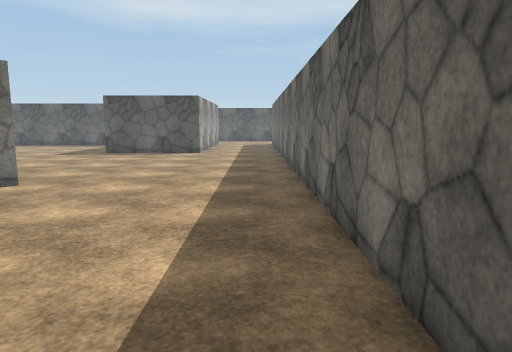
view 1 (above)

18 first-person views from a walk through a scene from a Unity 3-D project. The camera is 1.5 m above the floor, tilts 8° down and sees 70° across. The floor is counted in squares, 1 m on a side. Each view is taken from the middle of a square. On the plan, view 1 faces up. The plan holds only what a view shows up to about 16 squares ahead; the rest is blank. The place goes on beyond the plan. The player is left out. Surface patterns are stand-ins for the level's own textures.

view 2
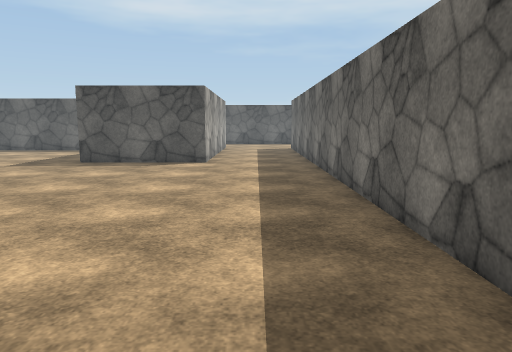

view 3
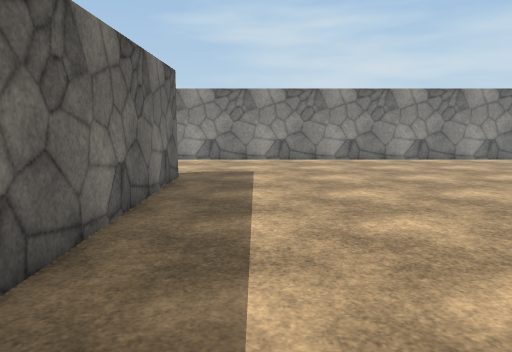

view 4
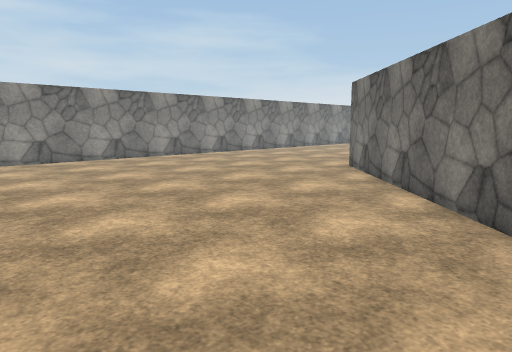

view 5
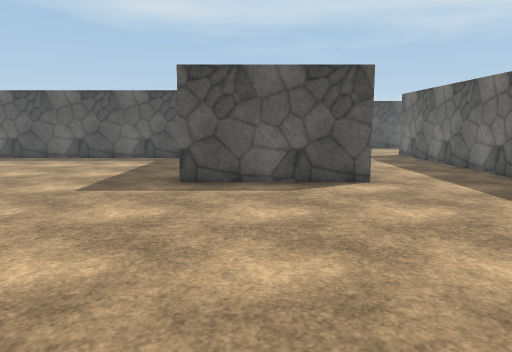

view 6
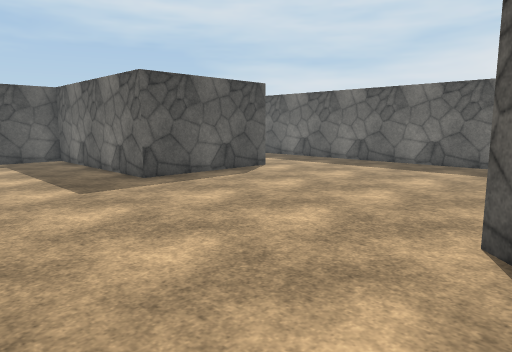

view 7
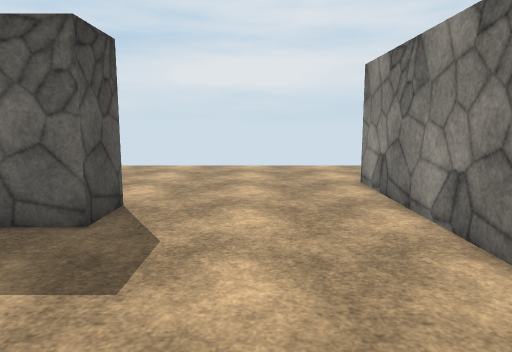

view 8
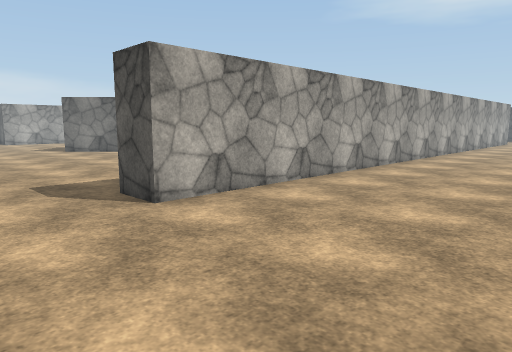

view 9
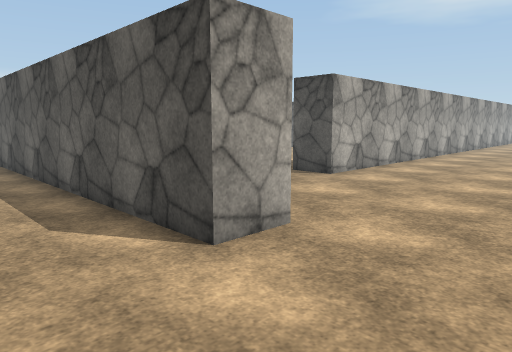

view 10
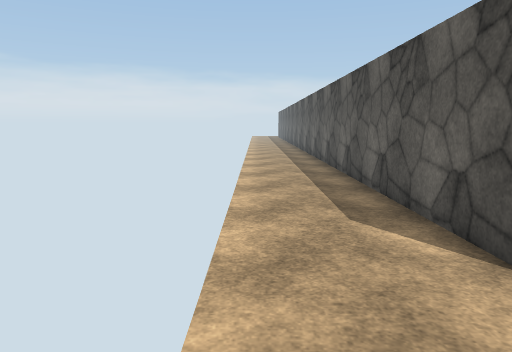

view 11
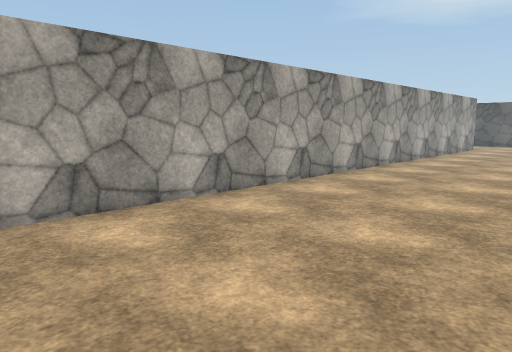

view 12
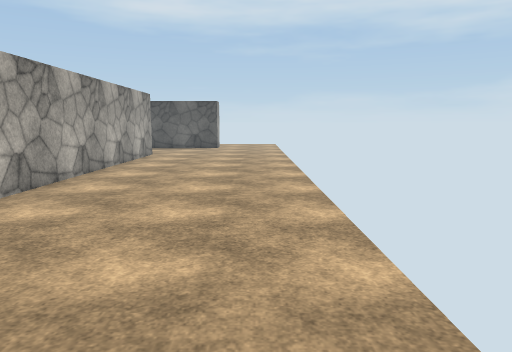

view 13
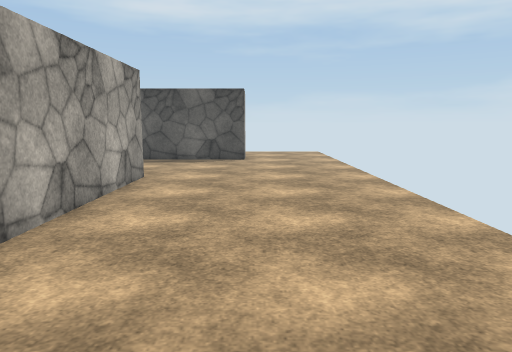

view 14
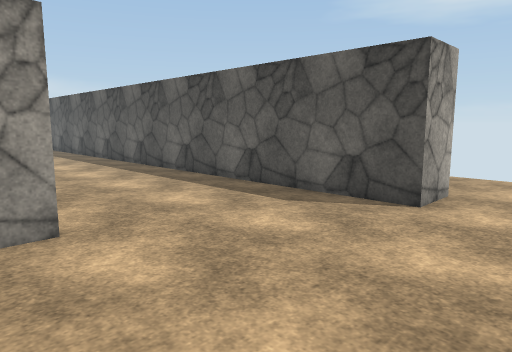

view 15
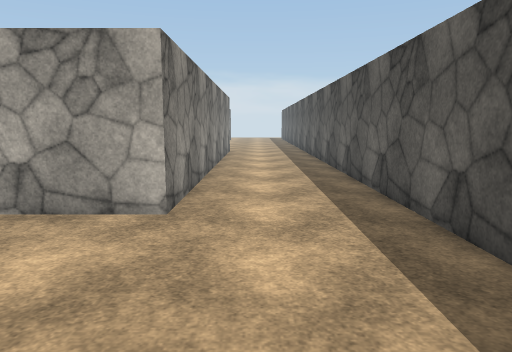

view 16
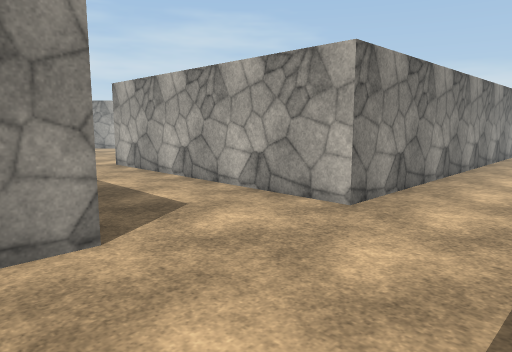

view 17
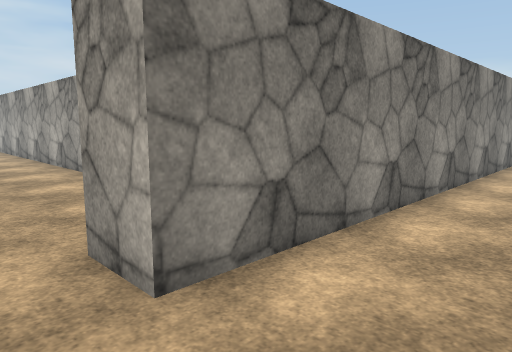

view 18
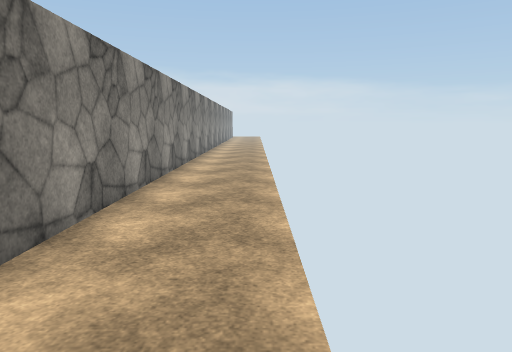

### Floor plan
Points are (right, up) in squares from view 1. A wall is a line through its corners. A room is listed if a view was taken in it or the views show most of it. See-through windows are left out.
Room 1 (views 1, 2, 3, 4, 5, 6, 7, 8, 9, 10, 11, 12, 13, 14, 15, 16, 17, 18)
walls: (-5.9, 9) (-13, 1.8); (-8.4, 10.7) (-8, 11.1); (1.1, 28.5) (2.4, 28.5); (2.8, 28.6) (2.8, -1.5) (1.3, -1.5) (1.3, 26.1); (-13.5, 29.5) (-3, 29.5) (-3, 19.5) (-8, 19.5) (-8, 26.5) (-10.1, 26.5); (-12.1, -6.8) (5.5, -6.8) (5.5, -8.2) (-7.1, -8.2); (-9, 35.3) (5.5, 35.3) (5.5, 33.8) (-13.1, 33.8)

Positions as (right, up) in squares from view 1, and headings:
1: (0, 0), facing up
2: (-1, 5), facing up
3: (-1, 9), facing down
4: (-1, 9), facing down-left
5: (-6, 10), facing up
6: (-13, 10), facing up-right
7: (-4, -4), facing right
8: (9, -5), facing up-left
9: (9, -11), facing up-left
10: (9, -11), facing left
11: (9, 4), facing up-left
12: (8, 10), facing up
13: (6, 18), facing up
14: (8, 27), facing up-left
15: (3, 31), facing left
16: (3, 33), facing down-left
17: (7, 38), facing down-left
18: (7, 38), facing left
